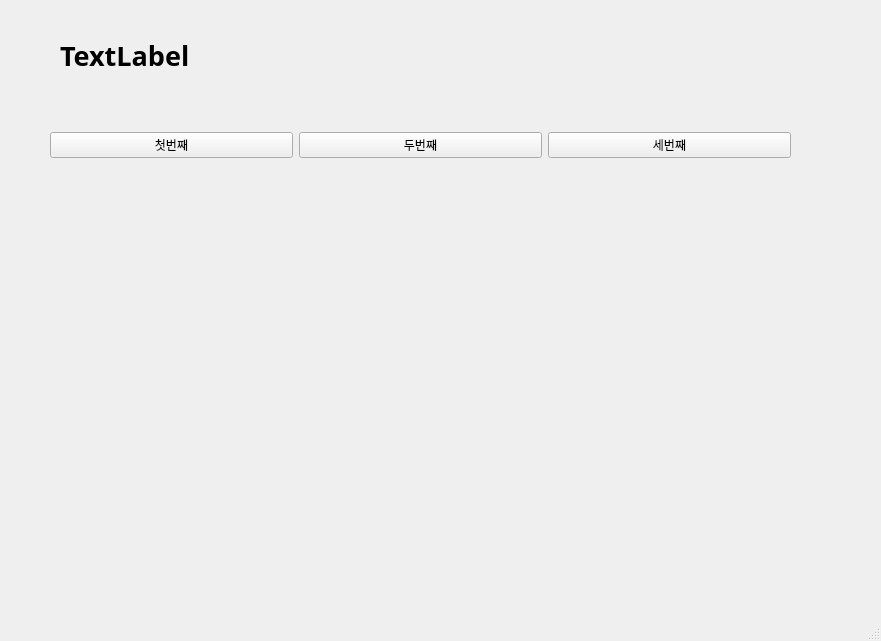
<?xml version="1.0" encoding="UTF-8"?>
<ui version="4.0">
 <class>MainWindow</class>
 <widget class="QMainWindow" name="MainWindow">
  <property name="geometry">
   <rect>
    <x>0</x>
    <y>0</y>
    <width>881</width>
    <height>641</height>
   </rect>
  </property>
  <property name="windowTitle">
   <string>MainWindow</string>
  </property>
  <widget class="QWidget" name="centralwidget">
   <widget class="QWidget" name="horizontalLayoutWidget">
    <property name="geometry">
     <rect>
      <x>50</x>
      <y>90</y>
      <width>741</width>
      <height>111</height>
     </rect>
    </property>
    <layout class="QHBoxLayout" name="horizontalLayout">
     <item>
      <widget class="QPushButton" name="pushButton_3">
       <property name="text">
        <string>첫번째</string>
       </property>
      </widget>
     </item>
     <item>
      <widget class="QPushButton" name="pushButton">
       <property name="text">
        <string>두번째</string>
       </property>
      </widget>
     </item>
     <item>
      <widget class="QPushButton" name="pushButton_2">
       <property name="text">
        <string>세번째</string>
       </property>
      </widget>
     </item>
    </layout>
   </widget>
   <widget class="QLabel" name="label">
    <property name="geometry">
     <rect>
      <x>60</x>
      <y>30</y>
      <width>711</width>
      <height>51</height>
     </rect>
    </property>
    <property name="font">
     <font>
      <family>맑은 고딕</family>
      <pointsize>20</pointsize>
      <weight>75</weight>
      <bold>true</bold>
     </font>
    </property>
    <property name="text">
     <string>TextLabel</string>
    </property>
   </widget>
  </widget>
  <widget class="QMenuBar" name="menubar">
   <property name="geometry">
    <rect>
     <x>0</x>
     <y>0</y>
     <width>881</width>
     <height>26</height>
    </rect>
   </property>
  </widget>
  <widget class="QStatusBar" name="statusbar"/>
 </widget>
 <resources/>
 <connections>
  <connection>
   <sender>pushButton_3</sender>
   <signal>clicked()</signal>
   <receiver>MainWindow</receiver>
   <slot>firstClick()</slot>
   <hints>
    <hint type="sourcelabel">
     <x>163</x>
     <y>174</y>
    </hint>
    <hint type="destinationlabel">
     <x>189</x>
     <y>217</y>
    </hint>
   </hints>
  </connection>
  <connection>
   <sender>pushButton</sender>
   <signal>clicked()</signal>
   <receiver>MainWindow</receiver>
   <slot>secondClick()</slot>
   <hints>
    <hint type="sourcelabel">
     <x>415</x>
     <y>168</y>
    </hint>
    <hint type="destinationlabel">
     <x>445</x>
     <y>212</y>
    </hint>
   </hints>
  </connection>
  <connection>
   <sender>pushButton_2</sender>
   <signal>clicked()</signal>
   <receiver>MainWindow</receiver>
   <slot>thirdClick()</slot>
   <hints>
    <hint type="sourcelabel">
     <x>674</x>
     <y>172</y>
    </hint>
    <hint type="destinationlabel">
     <x>703</x>
     <y>212</y>
    </hint>
   </hints>
  </connection>
 </connections>
 <slots>
  <slot>firstClick()</slot>
  <slot>secondClick()</slot>
  <slot>thirdClick()</slot>
 </slots>
</ui>
